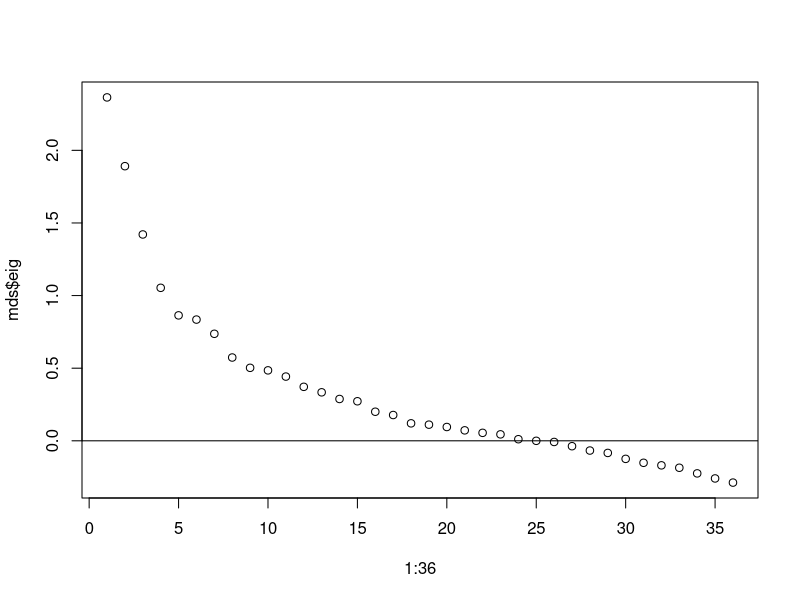

Write R code to recreate this figure.
## ---- chunk 1
library(knitr)
opts_chunk$set(tidy.opts = list(width.cutoff = 60), tidy = TRUE)
## ---- chunk 2
set.seed(10)
## ---- chunk 3
morse <- read.csv(file = 'Data_csv/Morse_code.csv')
morse <- as.matrix(morse)
rownames(morse) <- colnames(morse)
## ---- chunk 4
D <- diag(1 / sqrt(diag(morse))) %*%
  morse %*%
  diag(1 / sqrt(diag(morse)))
D <- (D + t(D)) / 2
D <- 1 - D
## ---- chunk 5
mds <- cmdscale(d = D, k = 2, eig = T)
plot(1:36, mds$eig)
abline(h = 0)
